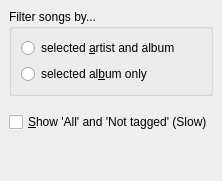
         <widget class="QWidget" name="libraryPage">
          <layout class="QVBoxLayout">
           <property name="spacing">
            <number>6</number>
           </property>
           <property name="margin">
            <number>9</number>
           </property>
           <item>
            <widget class="QGroupBox" name="groupBox_6">
             <property name="title">
              <string>Filter songs by...</string>
             </property>
             <layout class="QVBoxLayout">
              <item>
               <widget class="QRadioButton" name="filterByBothRadio">
                <property name="text">
                 <string>selected &amp;artist and album</string>
                </property>
               </widget>
              </item>
              <item>
               <widget class="QRadioButton" name="filterByAlbumRadio">
                <property name="text">
                 <string>selected al&amp;bum only</string>
                </property>
               </widget>
              </item>
             </layout>
            </widget>
           </item>
           <item>
            <spacer>
             <property name="orientation">
              <enum>Qt::Vertical</enum>
             </property>
             <property name="sizeType">
              <enum>QSizePolicy::Minimum</enum>
             </property>
             <property name="sizeHint" stdset="0">
              <size>
               <width>20</width>
               <height>10</height>
              </size>
             </property>
            </spacer>
           </item>
           <item>
            <widget class="QCheckBox" name="showAllCheck">
             <property name="text">
              <string>&amp;Show 'All' and 'Not tagged' (Slow)</string>
             </property>
            </widget>
           </item>
           <item>
            <spacer>
             <property name="orientation">
              <enum>Qt::Vertical</enum>
             </property>
             <property name="sizeHint" stdset="0">
              <size>
               <width>20</width>
               <height>40</height>
              </size>
             </property>
            </spacer>
           </item>
          </layout>
         </widget>
